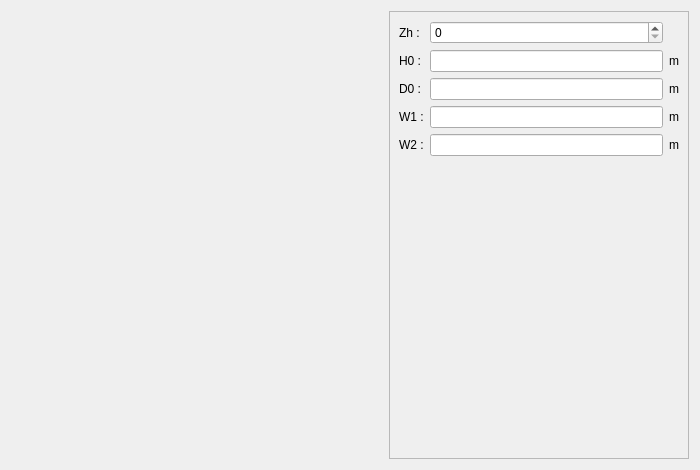
<?xml version="1.0" encoding="UTF-8"?>
<ui version="4.0">
 <class>PVentTrap</class>
 <widget class="QWidget" name="PVentTrap">
  <property name="geometry">
   <rect>
    <x>0</x>
    <y>0</y>
    <width>700</width>
    <height>470</height>
   </rect>
  </property>
  <property name="minimumSize">
   <size>
    <width>700</width>
    <height>470</height>
   </size>
  </property>
  <property name="maximumSize">
   <size>
    <width>16777215</width>
    <height>16777215</height>
   </size>
  </property>
  <property name="windowTitle">
   <string>Form</string>
  </property>
  <layout class="QHBoxLayout" name="horizontalLayout">
   <item>
    <widget class="QLabel" name="img_vent">
     <property name="sizePolicy">
      <sizepolicy hsizetype="Expanding" vsizetype="Expanding">
       <horstretch>0</horstretch>
       <verstretch>0</verstretch>
      </sizepolicy>
     </property>
     <property name="minimumSize">
      <size>
       <width>410</width>
       <height>300</height>
      </size>
     </property>
     <property name="maximumSize">
      <size>
       <width>16777215</width>
       <height>16777215</height>
      </size>
     </property>
     <property name="text">
      <string/>
     </property>
     <property name="pixmap">
      <pixmap>:/images/images/MachineSetup/LamParam/VentilationTrap_empty_int_rotor.png</pixmap>
     </property>
     <property name="scaledContents">
      <bool>false</bool>
     </property>
     <property name="alignment">
      <set>Qt::AlignCenter</set>
     </property>
    </widget>
   </item>
   <item>
    <widget class="QScrollArea" name="scrollArea">
     <property name="minimumSize">
      <size>
       <width>300</width>
       <height>0</height>
      </size>
     </property>
     <property name="maximumSize">
      <size>
       <width>300</width>
       <height>16777215</height>
      </size>
     </property>
     <property name="widgetResizable">
      <bool>true</bool>
     </property>
     <widget class="QWidget" name="scrollAreaWidgetContents">
      <property name="geometry">
       <rect>
        <x>0</x>
        <y>0</y>
        <width>298</width>
        <height>446</height>
       </rect>
      </property>
      <layout class="QVBoxLayout" name="verticalLayout">
       <item>
        <layout class="QGridLayout" name="gridLayout">
         <item row="1" column="1">
          <widget class="FloatEdit" name="lf_H0"/>
         </item>
         <item row="1" column="2">
          <widget class="QLabel" name="unit_H0">
           <property name="text">
            <string>m</string>
           </property>
          </widget>
         </item>
         <item row="3" column="1">
          <widget class="FloatEdit" name="lf_W1"/>
         </item>
         <item row="2" column="0">
          <widget class="QLabel" name="in_D0">
           <property name="text">
            <string>D0 :</string>
           </property>
          </widget>
         </item>
         <item row="4" column="2">
          <widget class="QLabel" name="unit_W2">
           <property name="text">
            <string>m</string>
           </property>
          </widget>
         </item>
         <item row="1" column="0">
          <widget class="QLabel" name="in_H0">
           <property name="text">
            <string>H0 :</string>
           </property>
          </widget>
         </item>
         <item row="2" column="1">
          <widget class="FloatEdit" name="lf_D0"/>
         </item>
         <item row="3" column="0">
          <widget class="QLabel" name="in_W1">
           <property name="text">
            <string>W1 :</string>
           </property>
          </widget>
         </item>
         <item row="0" column="1">
          <widget class="SpinBox" name="si_Zh"/>
         </item>
         <item row="4" column="1">
          <widget class="FloatEdit" name="lf_W2"/>
         </item>
         <item row="0" column="0">
          <widget class="QLabel" name="in_Zh">
           <property name="text">
            <string>Zh :</string>
           </property>
          </widget>
         </item>
         <item row="4" column="0">
          <widget class="QLabel" name="in_W2">
           <property name="text">
            <string>W2 :</string>
           </property>
          </widget>
         </item>
         <item row="2" column="2">
          <widget class="QLabel" name="unit_D0">
           <property name="text">
            <string>m</string>
           </property>
          </widget>
         </item>
         <item row="3" column="2">
          <widget class="QLabel" name="unit_W1">
           <property name="text">
            <string>m</string>
           </property>
          </widget>
         </item>
        </layout>
       </item>
       <item>
        <spacer name="verticalSpacer">
         <property name="orientation">
          <enum>Qt::Vertical</enum>
         </property>
         <property name="sizeHint" stdset="0">
          <size>
           <width>20</width>
           <height>228</height>
          </size>
         </property>
        </spacer>
       </item>
       <item>
        <widget class="WVentOut" name="w_out" native="true"/>
       </item>
      </layout>
     </widget>
    </widget>
   </item>
  </layout>
 </widget>
 <customwidgets>
  <customwidget>
   <class>FloatEdit</class>
   <extends>QLineEdit</extends>
   <header>......GUI/Tools/FloatEdit.h</header>
  </customwidget>
  <customwidget>
   <class>WVentOut</class>
   <extends>QWidget</extends>
   <header>......GUI.Dialog.DMachineSetup.DAVDuct.WVentOut.WVentOut.h</header>
   <container>1</container>
  </customwidget>
  <customwidget>
   <class>SpinBox</class>
   <extends>QSpinBox</extends>
   <header>......GUI/Tools/SpinBox.h</header>
  </customwidget>
 </customwidgets>
 <tabstops>
  <tabstop>lf_H0</tabstop>
  <tabstop>lf_D0</tabstop>
 </tabstops>
 <resources>
  <include location="../../../../../Resources/pyleecan.qrc"/>
  <include location="../../../../../Resources/pyleecan.qrc"/>
 </resources>
 <connections/>
</ui>
